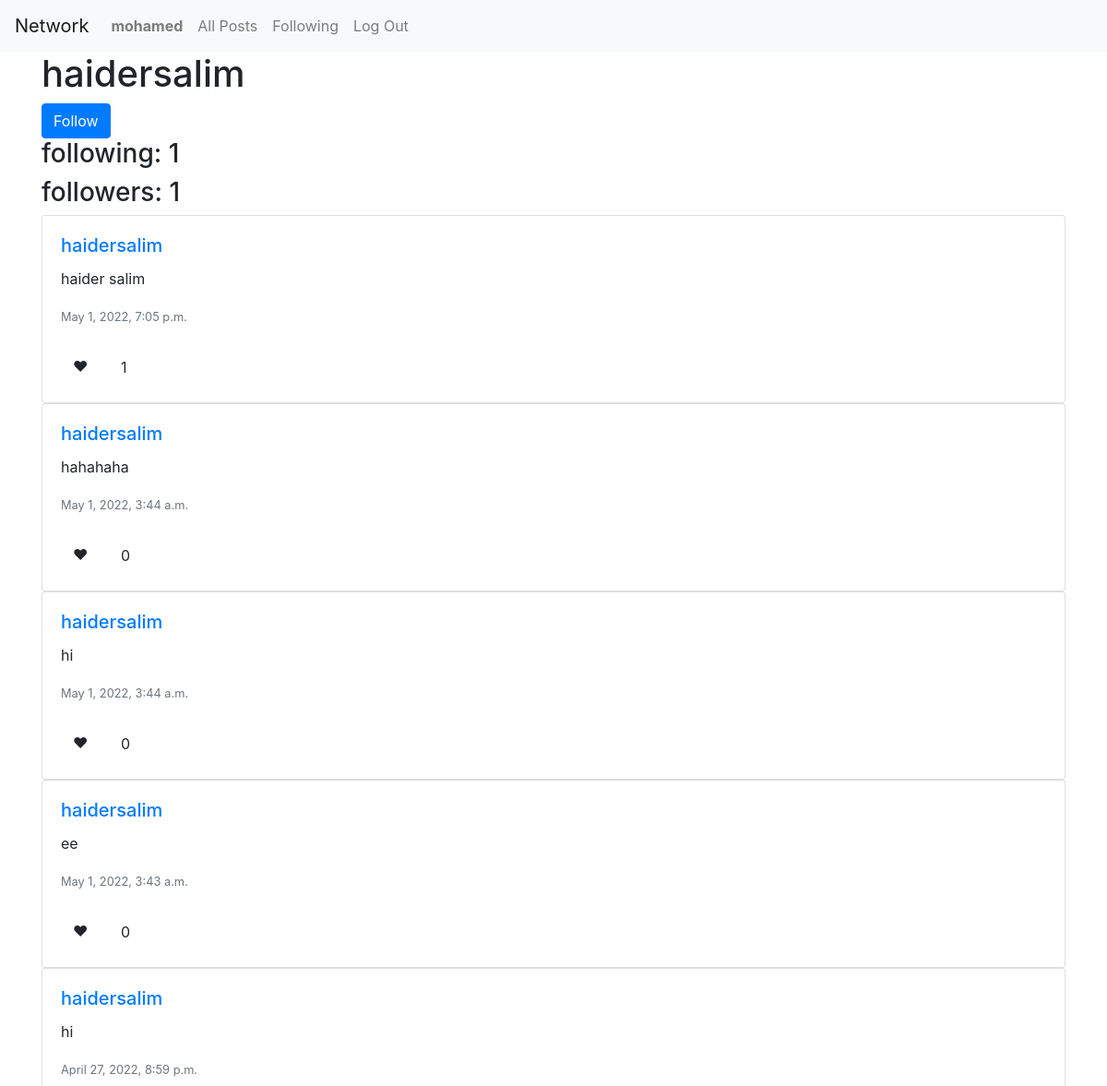
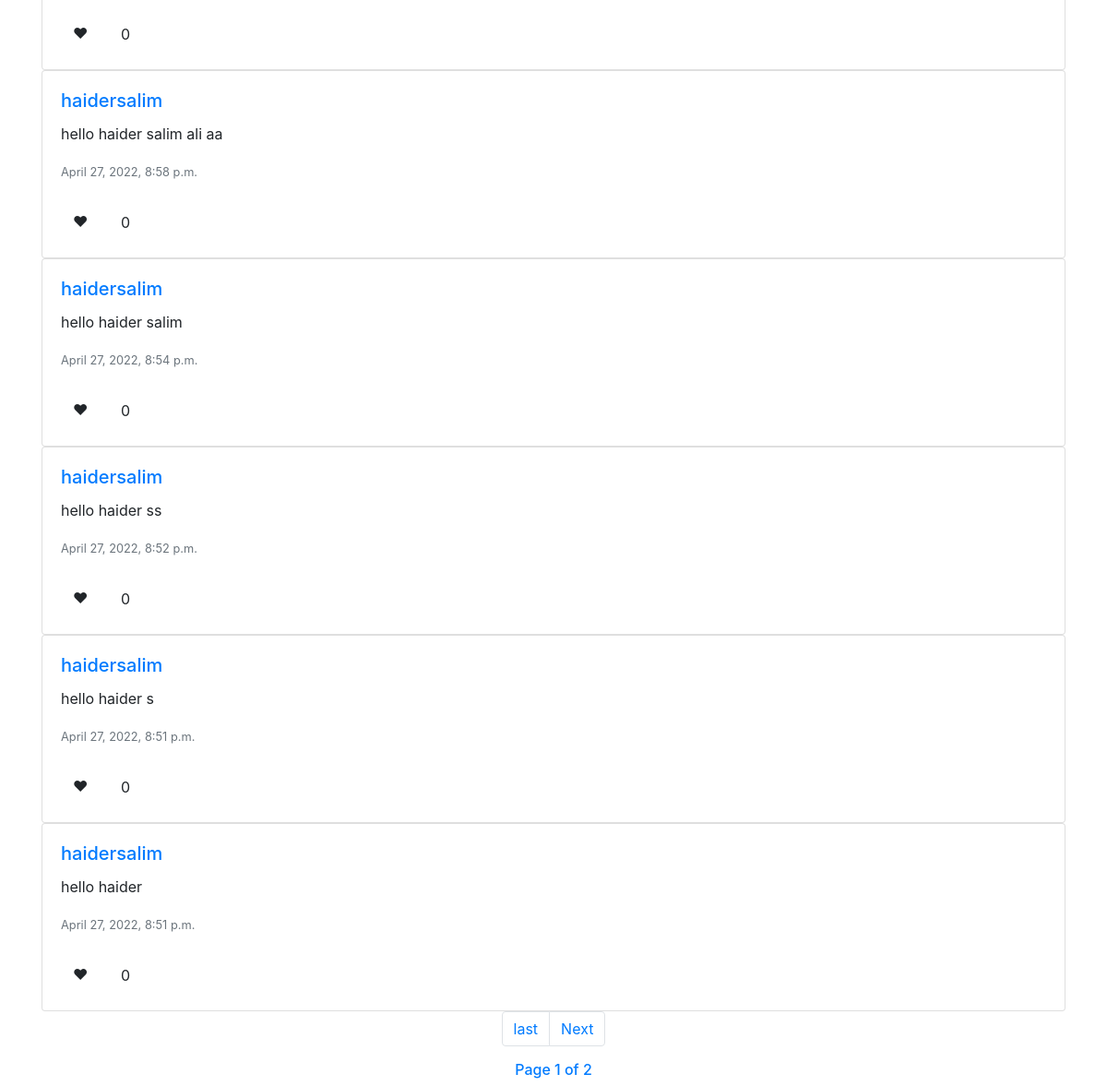
The app's page /profile/haidersalim (signed in) with its own data (2 pictures, top to bottom).
### network/models.py (models this page shows, shortened)
class User(AbstractUser):
    pass

class Post(models.Model):
    username=models.CharField(max_length=100)
    content=models.TextField()
    date_posted=models.DateTimeField(default=timezone.now)
    user=models.ForeignKey(User,on_delete=models.CASCADE , related_name="creater")
    likes= models.ManyToManyField(User,related_name="likes" )

### network/views.py (the view, shortened to what this page needs)
# urls.py: path("profile/<str:str>", views.profile, name="profile"),
def profile(request,str):
    if request.user.is_authenticated:
        form=postForm()
        result="Follow"
        follow=User.objects.get(username=str)
        p=Profile.objects.filter(follower=request.user,following=follow).count()
        total_followers=Profile.objects.filter(following=follow)
        total_following=Profile.objects.filter(follower=follow)
        print(total_followers)
        print(total_following)
        posts=Post.objects.filter(username=str).order_by('-date_posted')
        paginator = Paginator(posts, 10)
        page_number = request.GET.get('page')
        page_obj = paginator.get_page(page_number)
        if p==1:
            result="Unfollow"
            return render(request, "network/profile.html" , {
                'prof':follow,
                'page_obj':page_obj,
                'result':result,
                'total_followers':total_followers,
                'total_following':total_following,
                'form':form,
                'editform':NewEditPostForm()
            })
        else:
            return render(request, "network/profile.html" , {
                'prof':follow,
                'page_obj':page_obj,
                'result':result,
                'total_followers':total_followers,
                'total_following':total_following,
                'form':form,
                'editform':NewEditPostForm()
            })
    else:
        return render(request, "network/login.html")

### network/templates/network/profile.html (shortened to what this page needs)
{% extends "network/layout.html" %}
{% block body %}
<div class="container">
    <h1>{{prof.username}}</h1>
    {% if request.user.username != prof.username %}
    <a href="{% url 'follow' prof.username %}" class="btn btn-primary">{{result}}</a>
    {% endif %}
    <div class="following">
        <div class="  ">
            <h3>following: {{total_following.count}}</h3>
            <h3>followers: {{total_followers.count}}</h3>
        </div>
    </div>
    <div id="posts">
        {% for post in page_obj %}
        <div class="card">
            <div class="card-body">
                <h5 class="card-title"><a href="{% url 'profile' post.username %}">{{post.username}}</a></h5>
                <p class="card-text" id="post_text_{{ post.id }}" data-id="{{ post.id }}"> {{ post.content }}</p>
                <p class="card-text"><small class="text-muted">{{post.date_posted}}</small></p>
                <div class=" d-flex">
                    <a class="btn mt-2  " id="like_{{ post.id }}  " data-id="{{post.id}}">❤</a>
                <p  class="likes"id="like_count_{{post.id}}" data-id="{{post.id}}">{{post.likes.count}}</p>
                </div>
            </div>
        </div>
        {% endfor %}
    </div>
    {% if page_obj %}
    <nav aria-label="Page navigation example">
        <ul class="pagination justify-content-center">
            {% if page_obj.has_next %}
            <li class="page-item"><a class="page-link" href="?page={{ page_obj.paginator.num_pages }}">last</a></li>
            <li class="page-item"><a class="page-link" href="?page={{ page_obj.next_page_number }}">Next</a></li>
            {% endif %}
        </ul>
        <span class="justify-content-center d-flex">
            <h6 class="text-primary"> Page {{ page_obj.number }} of {{ page_obj.paginator.num_pages }}</h6>
        </span>
    </nav>
    {% endif %}
</div>
{% endblock %}

### network/templates/network/layout.html (shortened to what this page needs)
{% load static %}
<!DOCTYPE html>
<html lang="en">
    <head>
        <link rel="stylesheet" href="https://stackpath.bootstrapcdn.com/bootstrap/4.4.1/css/bootstrap.min.css">
        <link href="{% static 'network/styles.css' %}" rel="stylesheet">
    </head>
    <body>
        <nav class="navbar navbar-expand-lg navbar-light bg-light">
            <a class="navbar-brand" href="{% url 'index' %}">Network</a>
            <div>
              <ul class="navbar-nav mr-auto">
                {% if user.is_authenticated %}
                    <li class="nav-item">
                        <a class="nav-link" href="{% url 'profile' user.username %}"><strong>{{ user.username }}</strong></a>
                    </li>
                {% endif %}
                <li class="nav-item">
                  <a class="nav-link" href="{% url 'index' %}">All Posts</a>
                </li>
                {% if user.is_authenticated %}
                    <li class="nav-item">
                        <a class="nav-link" href="{% url 'following' user.username %}">Following</a>
                    </li>
                    <li class="nav-item">
                        <a class="nav-link" href="{% url 'logout' %}">Log Out</a>
                    </li>
                {% endif %}
              </ul>
            </div>
          </nav>
        <div class="body">
            {% block body %}
            {% endblock %}
        </div>
    </body>
</html>

### network/static/network/styles.css (style rules this page uses)
.following { width:20%; }
.likes { position: absolute; left:85px; bottom:10px; }

### records on screen
User: username "mohamed"
User: username "haidersalim"
Post: username "haidersalim", content "haider salim", date_posted "May 1, 2022, 7:05 p.m.", likes.count "1"
Post: username "haidersalim", content "hahahaha", date_posted "May 1, 2022, 3:44 a.m.", likes.count "0"
Post: username "haidersalim", content "hi", date_posted "May 1, 2022, 3:44 a.m.", likes.count "0"
Post: username "haidersalim", content "ee", date_posted "May 1, 2022, 3:43 a.m.", likes.count "0"
Post: username "haidersalim", content "hi", date_posted "April 27, 2022, 8:59 p.m.", likes.count "0"
Post: username "haidersalim", content "hello haider salim ali aa", date_posted "April 27, 2022, 8:58 p.m.", likes.count "0"
Post: username "haidersalim", content "hello haider salim", date_posted "April 27, 2022, 8:54 p.m.", likes.count "0"
Post: username "haidersalim", content "hello haider ss", date_posted "April 27, 2022, 8:52 p.m.", likes.count "0"
Post: username "haidersalim", content "hello haider s", date_posted "April 27, 2022, 8:51 p.m.", likes.count "0"
Post: username "haidersalim", content "hello haider", date_posted "April 27, 2022, 8:51 p.m.", likes.count "0"

### other values on screen
{{ result }} "Follow"
{{ total_following.count }} "1"
{{ total_followers.count }} "1"
{{ page_obj.number }} "1"
{{ page_obj.paginator.num_pages }} "2"
